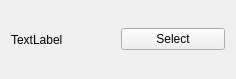
<?xml version="1.0" encoding="UTF-8"?>
<ui version="4.0">
 <class>ImportPathSelector</class>
 <widget class="QWidget" name="ImportPathSelector">
  <property name="geometry">
   <rect>
    <x>0</x>
    <y>0</y>
    <width>236</width>
    <height>79</height>
   </rect>
  </property>
  <property name="windowTitle">
   <string>Form</string>
  </property>
  <layout class="QHBoxLayout" name="horizontalLayout">
   <item>
    <widget class="QLabel" name="label">
     <property name="text">
      <string>TextLabel</string>
     </property>
    </widget>
   </item>
   <item>
    <widget class="QPushButton" name="pushButton">
     <property name="text">
      <string>Select</string>
     </property>
    </widget>
   </item>
  </layout>
 </widget>
 <resources/>
 <connections/>
</ui>
